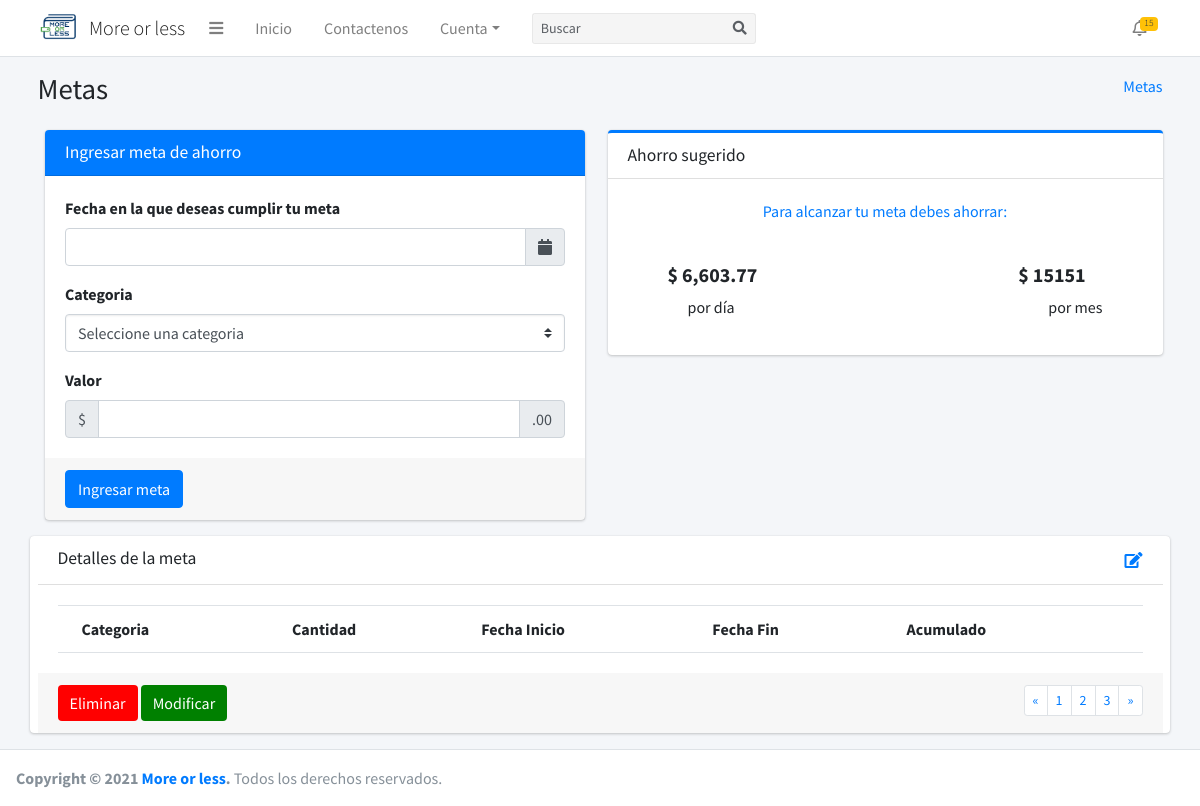
/metas/, run on an earlier commit of the app's database.
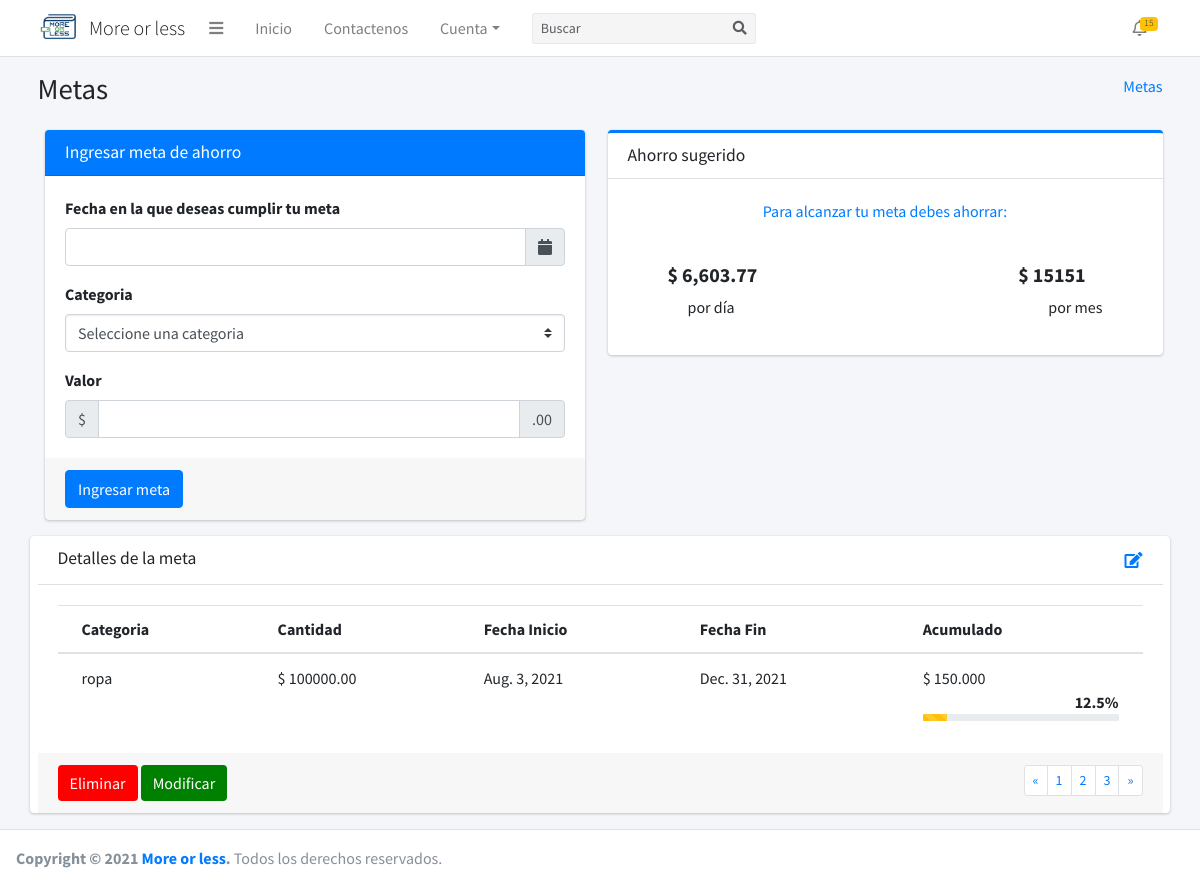
And on a later commit of the database.
### core/metas/models.py (models this page shows, shortened)
class Metas(models.Model):
    f_c_m = models.DateField(verbose_name='Fecha de registro')
    valor = models.DecimalField(default=0.00, max_digits=9, decimal_places=2, verbose_name='Monto')
    category = models.CharField(max_length=50, verbose_name='Categoria')
    date = models.DateField(default=datetime.now, verbose_name='Fecha de inicio')
    class Meta:
        verbose_name = 'Meta'
        verbose_name_plural = 'Metas'
        db_table = 'meta'
        ordering = ['id']

### core/metas/views.py (the view)
# urls.py: path('metas/', MetasListView.as_view(), name='metas'),
class MetasListView(ListView):
    model = Metas
    template_name = 'metas.html'
    def get_context_data(self, **kwargs):
        context = super().get_context_data(**kwargs)
        return context

### templates/metas.html (shortened to what this page needs)
{% extends 'body.html' %}
{% load static %}
{% block content %}
    <div class="content-wrapper">
        <div class="content-header">
            <div class="container">
                <div class="row mb-2">
                    <div class="col-sm-6">
                        <h1 class="m-0">Metas</h1>
                    </div>
                    <div class="col-sm-6">
                        <ol class="breadcrumb float-sm-right">
                            <li class="breadcrumb-item"><a href="metas.html">Metas</a></li>
                        </ol>
                    </div>
                </div>
            </div>
        </div>
        <section class="content">
            <div class="container">
                <div class="row">
                    <div class="col-md-6">
                        <div class="card-body" style="padding: 0;">
                            <div class="tab-content">
                                <div class="col-12">
                                    <div class="card card-primary">
                                        <div class="card-header">
                                            <h3 class="card-title">Ingresar meta de ahorro</h3>
                                        </div>
                                        <div class="card-body">
                                            <div class="form-group">
                                                <label>Fecha en la que deseas cumplir tu meta</label>
                                                <div class="input-group date" id="reservationdate"
                                                     data-target-input="nearest">
                                                    <input type="text" class="form-control datetimepicker-input"
                                                           data-target="#reservationdate">
                                                    <div class="input-group-append" data-target="#reservationdate"
                                                         data-toggle="datetimepicker">
                                                        <div class="input-group-text"><i class="fa fa-calendar"></i>
                                                        </div>
                                                    </div>
                                                </div>
                                            </div>
                                            <div class="form-group">
                                                <label for="inputStatus">Categoria</label>
                                                <select id="inputStatus" class="form-control custom-select">
                                                    <option disabled="" selected>Seleccione una categoria</option>
                                                </select>
                                            </div>
                                            <label for="form-control">Valor</label>
                                            <div class="input-group">
                                                <div class="input-group-prepend">
                                                    <span class="input-group-text">$</span>
                                                </div>
                                                <input type="text" class="form-control">
                                                <div class="input-group-append">
                                                    <span class="input-group-text">.00</span>
                                                </div>
                                            </div>
                                        </div>
                                        <div class="card-footer">
                                            <button type="submit" class="btn btn-primary">Ingresar meta</button>
                                        </div>
                                    </div>
                                </div>
                            </div>
                        </div>
                    </div>
                    <div class=" col-md-6">
                        <div class="card card-outline card-primary">
                            <div class="card-header">
                                <h3 class="card-title">Ahorro sugerido</h3>
                            </div>
                            <div class="card-body">
                                <div style="text-align: center; color:#007bff;">Para alcanzar tu meta debes ahorrar:
                                </div>
                                <div style="margin: 40px;">
                                    <div style="float:left;">
                                        <h5><b>$ 6,603.77</b></h5>
                                        <p style="padding-left:20px;">por día</p>
                                    </div>
                                    <div style="float: right;">
                                        <h5><b>$ 15151</b></h5>
                                        <p style="padding-left:30px;">por mes</p>
                                    </div>
                                </div>
                            </div>
                        </div>
                    </div>
                    <div class="card col-12">
                        <div class="card-header">
                            <h3 class="card-title">Detalles de la meta</h3>
                            <div style="text-align: right;"><a href="#"><i class="fas fa-edit"></i></a></div>
                        </div>
                        <div class="card-body">
                            <div class="card-body table-responsive p-0">
                                <table class="table table-head-fixed text-nowrap">
                                    <thead>
                                    <tr>
                                        <th>Categoria</th>
                                        <th>Cantidad</th>
                                        <th>Fecha Inicio</th>
                                        <th>Fecha Fin</th>
                                        <th>Acumulado</th>
                                    </tr>
                                    </thead>
                                    <tbody>
                                    <tr>
                                        {% for c in object_list %}
                                            <td>{{ c.category }}</td>
                                            <td>$ {{ c.valor }}</td>
                                            <td>{{ c.date }}</td>
                                            <td>{{ c.f_c_m }}</td>
                                            <td>
                                                <div>$ 150.000</div>
                                                <div class="mfs-auto font-weight-bold" style="text-align: right;">12.5%
                                                </div>
                                                <div class="progress progress-xs">
                                                    <div class="progress-bar bg-warning progress-bar-striped"
                                                         role="progressbar" aria-valuenow="60" aria-valuemin="0"
                                                         aria-valuemax="100" style="width: 12.5%">
                                                    </div>
                                                </div>
                                            </td>
                                        {% endfor %}
                                    </tr>
                                    </tbody>
                                </table>
                            </div>
                        </div>
                        <div class="card-footer clearfix">
                            <button type="submit" class="btn btn-primary" style="border: none; background: red;">
                                Eliminar
                            </button>
                            <button type="submit" class="btn btn-primary" style="border: none; background: green;">
                                Modificar
                            </button>
                            <ul class="pagination pagination-sm m-0 float-right">
                                <li class="page-item"><a class="page-link" href="#">«</a></li>
                                <li class="page-item"><a class="page-link" href="#">1</a></li>
                                <li class="page-item"><a class="page-link" href="#">2</a></li>
                                <li class="page-item"><a class="page-link" href="#">3</a></li>
                                <li class="page-item"><a class="page-link" href="#">»</a></li>
                            </ul>
                        </div>
                    </div>
                </div>
            </div>
        </section>
    </div>
{% endblock %}

### templates/body.html (shortened to what this page needs)
{% extends 'home.html' %}
{% load static %}
{% block body %}
    <body class="layout-top-nav sidebar-collapse" height="auto">
    <div class="wrapper">
        {% include 'header.html' %}
        {% block content %}
        {% endblock %}
        {% include 'footer.html' %}
    </div>
    </body>
{% endblock %}

### templates/home.html (shortened to what this page needs)
{% load static %}
<!DOCTYPE html>
<html lang="es">
<head>
    <link rel="stylesheet" href="{% static 'lib/adminlte/plugins/fontawesome-free/css/all.min.css' %}">
    <link rel="stylesheet" href="{% static 'lib/adminlte/dist/css/adminlte.min.css' %}">
    <link rel="stylesheet" href="{% static 'css/normalize.css' %}">
</head>
{% block body %}
{% endblock %}
</html>

### templates/header.html (shortened to what this page needs)
{% load static %}
<nav class="main-header navbar navbar-expand-md navbar-light navbar-white">
    <div class="container">
        <a href="{% url "index" %}" class="navbar-brand">
            <img src="{% static 'img/logo3.png' %}" alt="More_or_less Logo" class="brand-image">
            <span class="brand-text font-weight-light">More or less</span>
        </a>
        <div class="collapse navbar-collapse order-3" id="navbarCollapse">
            <ul class="navbar-nav">
                <li class="nav-item">
                    <a class="nav-link" data-widget="pushmenu" href="#" role="button"><i class="fas fa-bars"></i></a>
                </li>
                <li class="nav-item">
                    <a href="{% url "index" %}" class="nav-link">Inicio</a>
                </li>
                <li class="nav-item">
                    <a href="#" class="nav-link">Contactenos</a>
                </li>
                <li class="nav-item dropdown">
                    <a id="dropdownSubMenu1" href="#" data-toggle="dropdown" aria-haspopup="true" aria-expanded="false"
                       class="nav-link dropdown-toggle">Cuenta</a>
                </li>
            </ul>
            <form class="form-inline ml-0 ml-md-3">
                <div class="input-group input-group-sm">
                    <input class="form-control form-control-navbar" type="search" placeholder="Buscar"
                           aria-label="Search">
                    <div class="input-group-append">
                        <button class="btn btn-navbar" type="submit">
                            <i class="fas fa-search"></i>
                        </button>
                    </div>
                </div>
            </form>
        </div>
        <ul class="order-1 order-md-3 navbar-nav navbar-no-expand ml-auto">
            <li class="nav-item dropdown">
                <a class="nav-link" data-toggle="dropdown" href="#">
                    <span class="badge badge-warning navbar-badge">15</span>
                </a>
            </li>
        </ul>
    </div>
</nav>

### templates/footer.html
<footer class="main-footer">
    <strong>Copyright &copy; 2021 <a href="#">More or less</a>.</strong> Todos los derechos reservados.
</footer>

What changed in the data, as far as the page shows it:
added Metas: category "ropa", valor "100000.00", date "Aug. 3, 2021", f_c_m "Dec. 31, 2021"
